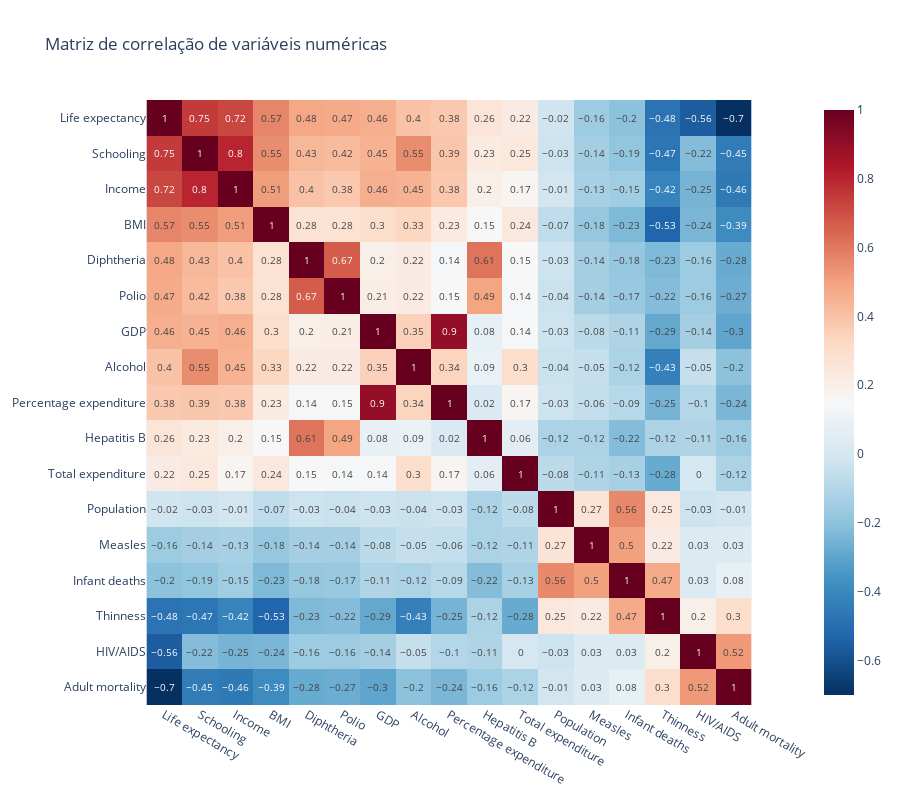

The code cell stored with this chart in its notebook:
### Code cell
# lista das features numéricas (e não categóricas)
features = df.columns.difference(['Country', 'Status', 'Year']).tolist()

# calcula a matriz de correlação
corr = df[features].corr().round(2)

# ordena por correlação com 'Life expectancy' (ordem decrescente)
features = corr['Life expectancy'].sort_values(ascending=False).index.tolist()

# reordena a matriz usando os índices ordenados
corr = corr.loc[features, features]

# matriz de correlação completa
fig = px.imshow(corr, 
          text_auto=True, color_continuous_scale='RdBu_r', title="Matriz de correlação de variáveis numéricas")
fig.update_layout(width=900, height=800)
fig.show()

### Figure 1 — Plotly figure (JSON) as saved in the notebook; plotly's stock layout.template omitted (floating-point values rounded to 4 significant figures; data arrays with more than 128 entries replaced by an {"elided": "..."} marker saying what was removed)
{"data": [{"coloraxis": "coloraxis", "hovertemplate": "x: %{x}<br>y: %{y}<br>color: %{z}<extra></extra>", "name": "0", "texttemplate": "%{z}", "type": "heatmap", "x": ["Life expectancy", "Schooling", "Income", "BMI", "Diphtheria", "Polio", "GDP", "Alcohol", "Percentage expenditure", "Hepatitis B", "Total expenditure", "Population", "Measles", "Infant deaths", "Thinness", "HIV/AIDS", "Adult mortality"], "xaxis": "x", "y": ["Life expectancy", "Schooling", "Income", "BMI", "Diphtheria", "Polio", "GDP", "Alcohol", "Percentage expenditure", "Hepatitis B", "Total expenditure", "Population", "Measles", "Infant deaths", "Thinness", "HIV/AIDS", "Adult mortality"], "yaxis": "y", "z": {"elided": "17x17 float values"}}], "layout": {"coloraxis": {"colorscale": [[0, "rgb(5,48,97)"], [0.1, "rgb(33,102,172)"], [0.2, "rgb(67,147,195)"], [0.3, "rgb(146,197,222)"], [0.4, "rgb(209,229,240)"], [0.5, "rgb(247,247,247)"], [0.6, "rgb(253,219,199)"], [0.7, "rgb(244,165,130)"], [0.8, "rgb(214,96,77)"], [0.9, "rgb(178,24,43)"], [1, "rgb(103,0,31)"]]}, "height": 800, "title": {"text": "Matriz de correlação de variáveis numéricas"}, "width": 900, "xaxis": {"anchor": "y", "constrain": "domain", "domain": [0, 1], "scaleanchor": "y"}, "yaxis": {"anchor": "x", "autorange": "reversed", "constrain": "domain", "domain": [0, 1]}}}
